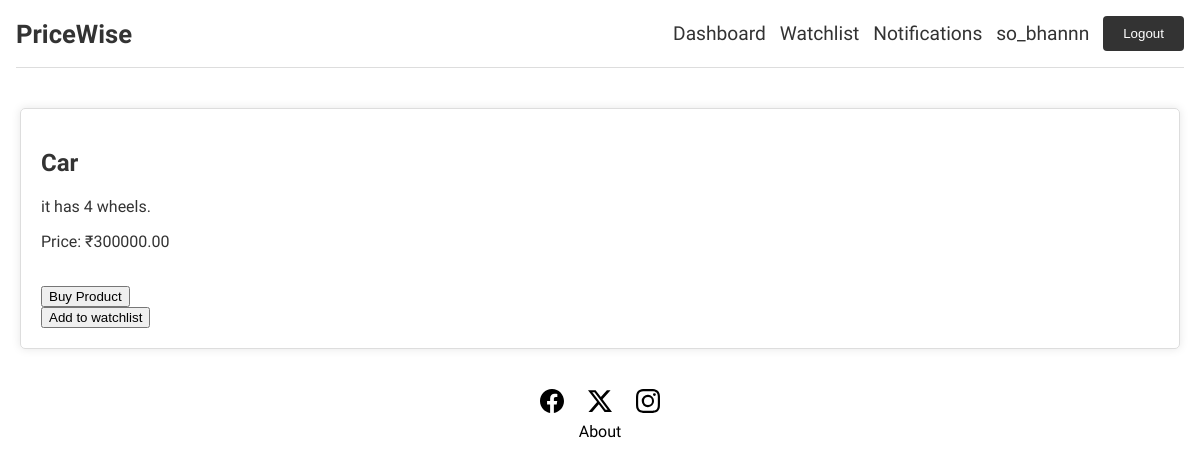
The app's page /products/view/c50ddc19c9cd4cbfb609a7ad7aea7e2c/ (signed in) with its own data.
### authentication/models.py (models this page shows, shortened)
class User(AbstractBaseUser):
    email = models.EmailField(verbose_name='email address', max_length=255, unique=True)
    username = models.CharField(max_length=30, unique=True)
    is_active = models.BooleanField(default=True)
    is_admin = models.BooleanField(default=False)
    objects = UserManager()
    USERNAME_FIELD = 'email'
    REQUIRED_FIELDS = ['username']

### products/models.py (models this page shows, shortened)
class Product(models.Model):
    name = models.CharField(max_length=255)
    description = models.TextField()
    current_price = models.DecimalField(max_digits=10, decimal_places=2)
    lowest_price= models.DecimalField(default=0, max_digits=10, decimal_places=2)
    highest_price= models.DecimalField(default=0, max_digits=10, decimal_places=2)
    product_id = models.UUIDField(primary_key=True, default=uuid.uuid4, editable=False, unique=True)
    url = models.URLField()
    updated_at = models.DateTimeField(auto_now=True)

### products/views.py (the view)
# urls.py: path('view/<str:product_id>/', views.view_product, name='view_product'),
def view_product(request, product_id):
    product = get_object_or_404(Product, product_id=product_id)
    return render(request, 'products/view_product.html', {'product': product})

### templates/products/view_product.html
{% extends "pricewise/home.html" %}
{% block content %}
<div style="border: 1px solid #ddd; padding: 20px; margin: 20px 0; border-radius: 5px; box-shadow: 0 0 10px rgba(0, 0, 0, 0.1);">
        <h2>{{ product.name }}</h2>
        <p>{{ product.description }}</p>
        <p>Price: ₹{{ product.current_price }}</p><br>
        <button onclick=location.href="{{product.url}}">Buy Product</button><br>
        <button onclick=location.href='{% url "products:add_to_watchlist" product.product_id %}'>Add to watchlist</button>
</div>
{% endblock %}

### templates/pricewise/home.html (shortened to what this page needs)
<html>
<head>
    <link rel="stylesheet" href="https://cdnjs.cloudflare.com/ajax/libs/font-awesome/5.15.3/css/all.min.css">
</head>
<body>
    <nav>
        <a href="{% url "home" %}"><h3>PriceWise</h3></a>
            <ul class="nav-links">
                <li><a href="{% url "under_construction" %}"><p>Dashboard</p></a></li>
                <li><a href="{% url 'watchlist:all_watchlists' %}"><p>Watchlist</p></a></li>
                <li><a href="{% url "under_construction" %}"><p>Notifications</p></a></li>
            {% if user.is_authenticated %}
            <li><a href="{% url "under_construction" %}"><p>{{user.username}}</p></a></li>
            <li><button onclick="location.href='{% url "accounts:logout" %}'">Logout</button></li>
            {% else %}
            <li><button onclick="location.href='{% url "accounts:login" %}'">Login</button></li>
            {% endif %}
            </ul>
        </nav>
        <div class="container">
        {% block content %}{% endblock content %}
        </div>
        <footer>
            <a href="#"></a>
                <a href="#"><svg xmlns="http://www.w3.org/2000/svg" width="1.5em" height="1.5em" fill="currentColor" class="bi bi-twitter-x" viewBox="0 0 16 16">
                    <path d="M12.6.75h2.454l-5.36 6.142L16 15.25h-4.937l-3.867-5.07-4.425 5.07H.316l5.733-6.57L0 .75h5.063l3.495 4.633L12.601.75Zm-.86 13.028h1.36L4.323 2.145H2.865z"/>
                  </svg></i></a>
                <a href="#"></i></a>
            <p>
                <a href="#">About</a>
            </p>
        </footer>
</body>
</html>

### records on screen
User: username "so_bhannn"
Product: name "Car", description "it has 4 wheels.", current_price "300000.00"
